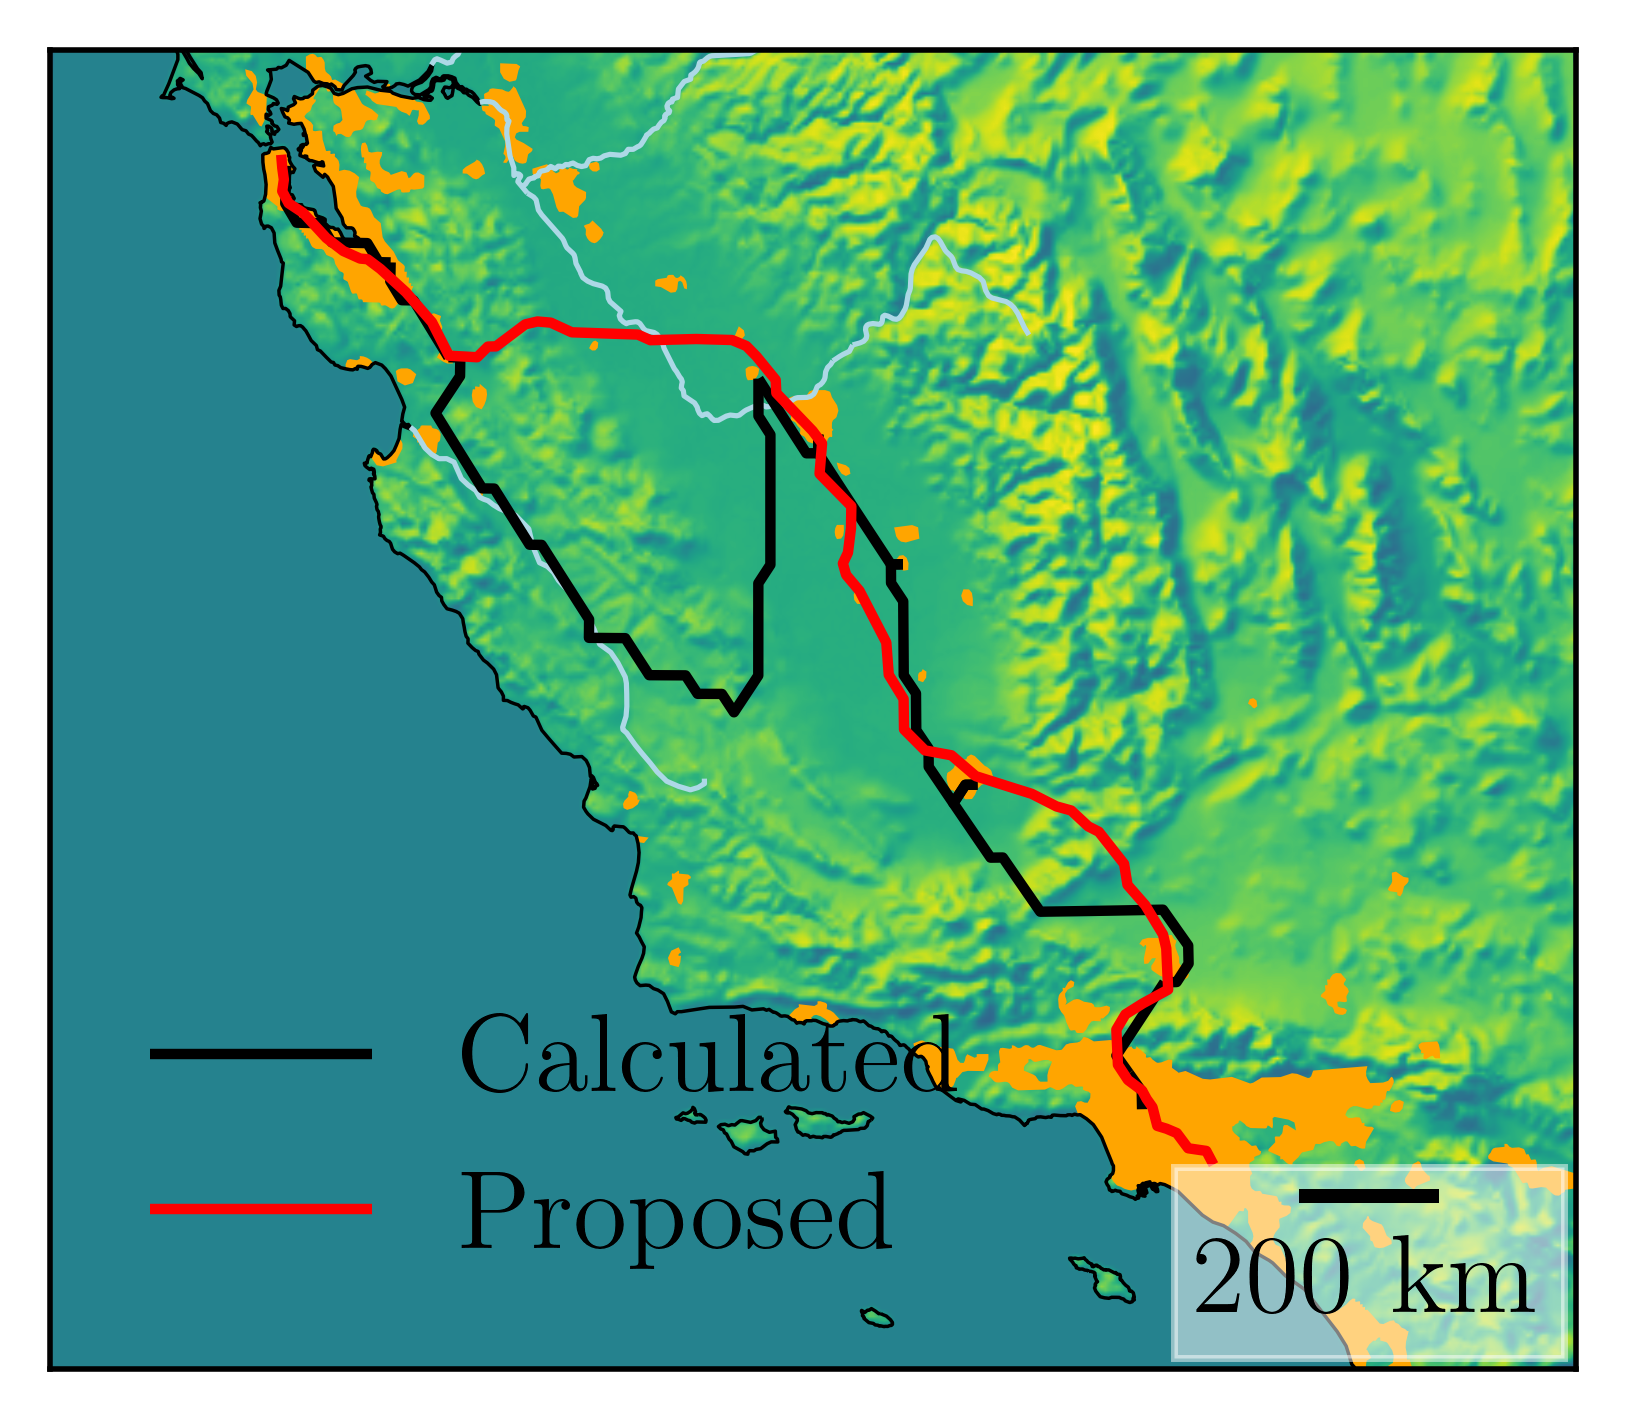

Here is the Python script that generated this plot:
#%%
# runs code as interactive cell 
# https://code.visualstudio.com/docs/python/jupyter-support-py

# IMPORTS #######################################

# plotting
import matplotlib.pyplot as plt
import matplotlib.font_manager as font_manager
# geographic plotting
import geopandas as gpd
import contextily as cx
import xyzservices.providers as xyz
# unit conversion
cm = 1/2.54 # for inches-cm conversion
# time manipulation
from datetime import datetime
# data science
import numpy as np
import pandas as pd

# i/o
from pathlib import Path, PosixPath, PurePath

# SETUP #########################################

plt.rcParams.update({
    "text.usetex": True,
    "font.family": "Arial",
    "font.sans-serif": "Computer Modern",
    'font.size': 16
})

# DATA IMPORT ###################################

countries = gpd.read_file('../_geodata/ne_10m_admin_0_countries')
water = gpd.read_file('../_geodata/ne_10m_rivers_lake_centerlines')
urban = gpd.read_file('../_geodata/ne_10m_urban_areas')
graticules = gpd.read_file('../_geodata/ne_50m_graticules_10')
admin = gpd.read_file('../_geodata/ne_10m_admin_0_countries')
oceans = gpd.read_file('../_geodata/ne_10m_ocean')

proposed_route = gpd.read_file('data/proposed_routes/USA_real.shp')

# https://stackoverflow.com/a/72266527/
path_calculated_route = Path('./data/routes_detailed_slopes/USA')
calculated_route = gpd.GeoDataFrame(
    pd.concat(
        [gpd.read_file(i).to_crs('EPSG:4326')
         for i in path_calculated_route.iterdir()
         if i.suffix == '.shp'
        ],
        ignore_index=True,
    ),
    crs='EPSG:4326'
)

# GEOGRAPHY SETUP ###############################

# https://geopandas.org/en/stable/docs/reference/api/geopandas.GeoDataFrame.set_crs.html
target_projection = "ESRI:102599" # https://epsg.io/102599

countries = countries.to_crs(target_projection)
water = water.to_crs(target_projection)
urban = urban.to_crs(target_projection)
graticules = graticules.to_crs(target_projection)
admin = admin.to_crs(target_projection)
oceans = oceans.to_crs(target_projection)
proposed_route = proposed_route.to_crs(target_projection)
calculated_route = calculated_route.to_crs(target_projection)

# https://geopandas.org/en/stable/docs/reference/api/geopandas.points_from_xy.html#geopandas-points-from-xy
# coordinated can best be selected at:
# https://epsg.io/map
lower_left = gpd.points_from_xy(
    x = [-123.354492], # longitude
    y = [33], # latitude
    crs='EPSG:4326' # = WGS 84
).to_crs(target_projection)
upper_right = gpd.points_from_xy(
    x = [-116], # longitude
    y = [38.151837], # latitude
    crs='EPSG:4326' # = WGS 84
).to_crs(target_projection)

# DATA MANIPULATION #############################

# FIGURE ########################################

# SETUP ######################

fig, ax = plt.subplots(
    num = 'main',
    nrows = 1,
    ncols = 1,
    dpi = 500,
    figsize=(10*cm, 10*cm), # A4=(210x297)mm,
)


urban.plot(
    ax = ax,
    color = 'orange',
    alpha = 1,
)
water.plot(
    ax = ax,
    color = 'lightblue',
    linewidth = 0.75,
    alpha = 1,
)
countries.plot(
    ax = ax,
    facecolor = 'none', # must be "none" instead of None, https://stackoverflow.com/a/47847586
    edgecolor = 'black',
    alpha = 1,
    linewidth = 0.5,
)

# DATA #######################

# AXIS LIMITS ################

ax.set_xlim(
    lower_left.x[0],
    upper_right.x[0]
)

ax.set_ylim(
    lower_left.y[0],
    upper_right.y[0]
)

# TICKS AND LABELS ###########

ax.set_xticks([])
ax.set_yticks([])
ax.set_xticklabels([])
ax.set_yticklabels([])

# GRIDS ######################

# AXIS LABELS ################

# PLOTTING ###################

calculated_route.plot(
    ax = ax,
    color = 'black',
    linewidth = 1.5,
    alpha = 1,
    label = 'Calculated'
)
proposed_route.plot(
    ax = ax,
    color = 'red',
    linewidth = 1.5,
    alpha = 1,
    label = 'Proposed'
)

# MAP BACKGROUND #############

# https://contextily.readthedocs.io/en/latest/working_with_local_files.html#Reading-with-add_basemap
cx.add_basemap(
    ax,
    source='../_geodata/GRAY_HR_SR_W/GRAY_HR_SR_W.tif',
    crs=target_projection
)
# alternatively, tiles could be downloaded from different providers
# using the xyzservices library
# https://geopandas.org/en/stable/gallery/plotting_basemap_background.html#Adding-a-background-map-to-plots

# LEGEND #####################

ax.legend(
    loc = 'lower left',
    fontsize = 16,
    frameon = False,
)

# https://github.com/ppinard/matplotlib-scalebar?tab=readme-ov-file#scalebar-arguments
from matplotlib_scalebar.scalebar import ScaleBar
ax.add_artist(
    ScaleBar(
        dx=1,
        location='lower right',
        box_alpha=0.5,
    )
)

# EXPORT #########################################

path_current_directory: PosixPath = Path(__file__).parent
path_figure: PosixPath = path_current_directory / (Path(__file__).stem + '.png')

plt.savefig(
    fname = path_figure,
    format="png",
    bbox_inches='tight',
    transparent = False
)
